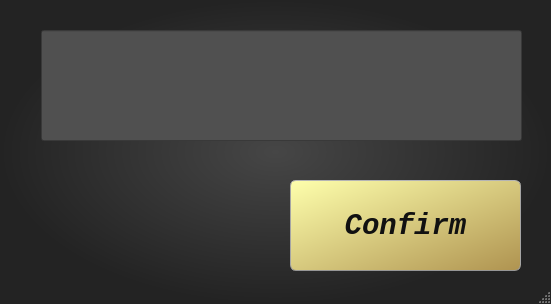
<?xml version="1.0" encoding="UTF-8"?>
<ui version="4.0">
 <class>MainWindow</class>
 <widget class="QMainWindow" name="MainWindow">
  <property name="windowModality">
   <enum>Qt::NonModal</enum>
  </property>
  <property name="geometry">
   <rect>
    <x>0</x>
    <y>0</y>
    <width>551</width>
    <height>304</height>
   </rect>
  </property>
  <property name="palette">
   <palette>
    <active>
     <colorrole role="Button">
      <brush brushstyle="RadialGradientPattern">
       <gradient centralx="0.500000000000000" centraly="0.500000000000000" focalx="0.500000000000000" focaly="0.500000000000000" radius="0.500000000000000" type="RadialGradient" spread="PadSpread" coordinatemode="ObjectBoundingMode">
        <gradientstop position="0.000000000000000">
         <color alpha="255">
          <red>70</red>
          <green>70</green>
          <blue>70</blue>
         </color>
        </gradientstop>
        <gradientstop position="1.000000000000000">
         <color alpha="255">
          <red>35</red>
          <green>35</green>
          <blue>35</blue>
         </color>
        </gradientstop>
       </gradient>
      </brush>
     </colorrole>
     <colorrole role="Base">
      <brush brushstyle="RadialGradientPattern">
       <gradient centralx="0.500000000000000" centraly="0.500000000000000" focalx="0.500000000000000" focaly="0.500000000000000" radius="0.500000000000000" type="RadialGradient" spread="PadSpread" coordinatemode="ObjectBoundingMode">
        <gradientstop position="0.000000000000000">
         <color alpha="255">
          <red>70</red>
          <green>70</green>
          <blue>70</blue>
         </color>
        </gradientstop>
        <gradientstop position="1.000000000000000">
         <color alpha="255">
          <red>35</red>
          <green>35</green>
          <blue>35</blue>
         </color>
        </gradientstop>
       </gradient>
      </brush>
     </colorrole>
     <colorrole role="Window">
      <brush brushstyle="RadialGradientPattern">
       <gradient centralx="0.500000000000000" centraly="0.500000000000000" focalx="0.500000000000000" focaly="0.500000000000000" radius="0.500000000000000" type="RadialGradient" spread="PadSpread" coordinatemode="ObjectBoundingMode">
        <gradientstop position="0.000000000000000">
         <color alpha="255">
          <red>70</red>
          <green>70</green>
          <blue>70</blue>
         </color>
        </gradientstop>
        <gradientstop position="1.000000000000000">
         <color alpha="255">
          <red>35</red>
          <green>35</green>
          <blue>35</blue>
         </color>
        </gradientstop>
       </gradient>
      </brush>
     </colorrole>
    </active>
    <inactive>
     <colorrole role="Button">
      <brush brushstyle="RadialGradientPattern">
       <gradient centralx="0.500000000000000" centraly="0.500000000000000" focalx="0.500000000000000" focaly="0.500000000000000" radius="0.500000000000000" type="RadialGradient" spread="PadSpread" coordinatemode="ObjectBoundingMode">
        <gradientstop position="0.000000000000000">
         <color alpha="255">
          <red>70</red>
          <green>70</green>
          <blue>70</blue>
         </color>
        </gradientstop>
        <gradientstop position="1.000000000000000">
         <color alpha="255">
          <red>35</red>
          <green>35</green>
          <blue>35</blue>
         </color>
        </gradientstop>
       </gradient>
      </brush>
     </colorrole>
     <colorrole role="Base">
      <brush brushstyle="RadialGradientPattern">
       <gradient centralx="0.500000000000000" centraly="0.500000000000000" focalx="0.500000000000000" focaly="0.500000000000000" radius="0.500000000000000" type="RadialGradient" spread="PadSpread" coordinatemode="ObjectBoundingMode">
        <gradientstop position="0.000000000000000">
         <color alpha="255">
          <red>70</red>
          <green>70</green>
          <blue>70</blue>
         </color>
        </gradientstop>
        <gradientstop position="1.000000000000000">
         <color alpha="255">
          <red>35</red>
          <green>35</green>
          <blue>35</blue>
         </color>
        </gradientstop>
       </gradient>
      </brush>
     </colorrole>
     <colorrole role="Window">
      <brush brushstyle="RadialGradientPattern">
       <gradient centralx="0.500000000000000" centraly="0.500000000000000" focalx="0.500000000000000" focaly="0.500000000000000" radius="0.500000000000000" type="RadialGradient" spread="PadSpread" coordinatemode="ObjectBoundingMode">
        <gradientstop position="0.000000000000000">
         <color alpha="255">
          <red>70</red>
          <green>70</green>
          <blue>70</blue>
         </color>
        </gradientstop>
        <gradientstop position="1.000000000000000">
         <color alpha="255">
          <red>35</red>
          <green>35</green>
          <blue>35</blue>
         </color>
        </gradientstop>
       </gradient>
      </brush>
     </colorrole>
    </inactive>
    <disabled>
     <colorrole role="Button">
      <brush brushstyle="RadialGradientPattern">
       <gradient centralx="0.500000000000000" centraly="0.500000000000000" focalx="0.500000000000000" focaly="0.500000000000000" radius="0.500000000000000" type="RadialGradient" spread="PadSpread" coordinatemode="ObjectBoundingMode">
        <gradientstop position="0.000000000000000">
         <color alpha="255">
          <red>70</red>
          <green>70</green>
          <blue>70</blue>
         </color>
        </gradientstop>
        <gradientstop position="1.000000000000000">
         <color alpha="255">
          <red>35</red>
          <green>35</green>
          <blue>35</blue>
         </color>
        </gradientstop>
       </gradient>
      </brush>
     </colorrole>
     <colorrole role="Base">
      <brush brushstyle="RadialGradientPattern">
       <gradient centralx="0.500000000000000" centraly="0.500000000000000" focalx="0.500000000000000" focaly="0.500000000000000" radius="0.500000000000000" type="RadialGradient" spread="PadSpread" coordinatemode="ObjectBoundingMode">
        <gradientstop position="0.000000000000000">
         <color alpha="255">
          <red>70</red>
          <green>70</green>
          <blue>70</blue>
         </color>
        </gradientstop>
        <gradientstop position="1.000000000000000">
         <color alpha="255">
          <red>35</red>
          <green>35</green>
          <blue>35</blue>
         </color>
        </gradientstop>
       </gradient>
      </brush>
     </colorrole>
     <colorrole role="Window">
      <brush brushstyle="RadialGradientPattern">
       <gradient centralx="0.500000000000000" centraly="0.500000000000000" focalx="0.500000000000000" focaly="0.500000000000000" radius="0.500000000000000" type="RadialGradient" spread="PadSpread" coordinatemode="ObjectBoundingMode">
        <gradientstop position="0.000000000000000">
         <color alpha="255">
          <red>70</red>
          <green>70</green>
          <blue>70</blue>
         </color>
        </gradientstop>
        <gradientstop position="1.000000000000000">
         <color alpha="255">
          <red>35</red>
          <green>35</green>
          <blue>35</blue>
         </color>
        </gradientstop>
       </gradient>
      </brush>
     </colorrole>
    </disabled>
   </palette>
  </property>
  <property name="windowTitle">
   <string>MainWindow</string>
  </property>
  <property name="windowOpacity">
   <double>1.900000000000000</double>
  </property>
  <property name="autoFillBackground">
   <bool>false</bool>
  </property>
  <property name="styleSheet">
   <string notr="true">/*
Ubuntu Style Sheet for QT Applications
Author: Jaime A. Quiroga P.
Company: GTRONICK
Last updated: 01/10/2021 (dd/mm/yyyy), 15:18.
Available at: https://github.com/GTRONICK/QSS/blob/master/Ubuntu.qss
*/
QMainWindow {
	
	
	background-color: qradialgradient(spread:pad, cx:0.5, cy:0.5, radius:0.5, fx:0.5, fy:0.5, stop:0 rgba(70,70,70, 255), stop:1 rgba(35,35,35, 255));
}
QCheckBox {
	padding:2px;
}
QCheckBox:hover {
	border:1px solid rgb(255,150,60);
	border-radius:4px;
	padding: 1px;
	background-color:qlineargradient(spread:pad, x1:0.5, y1:1, x2:0.5, y2:0, stop:0 rgba(190, 90, 50, 50), stop:1 rgba(250, 130, 40, 50));
}
QCheckBox::indicator:checked {
	border:1px solid rgb(246, 134, 86);
	border-radius:4px;
  	background-color:rgb(246, 134, 86)
}
QCheckBox::indicator:unchecked {
	border-width:1px solid rgb(246, 134, 86);
	border-radius:4px;
  	background-color:rgb(255,255,255);
}
QColorDialog {
	background-color:#f0f0f0;
}
QComboBox {
	color:rgb(81,72,65);
	background: #ffffff;
}
QComboBox:editable {
	selection-color:rgb(81,72,65);
	selection-background-color: #ffffff;
}
QComboBox QAbstractItemView {
	selection-color: #ffffff;
	selection-background-color: rgb(246, 134, 86);
}
QComboBox:!editable:on, QComboBox::drop-down:editable:on {
	color:  #1e1d23;	
}
QDateTimeEdit, QDateEdit, QDoubleSpinBox, QFontComboBox {
	color:rgb(81,72,65);
	background-color: #ffffff;
}

QDialog {
	background-color:#f0f0f0;
}

QLabel,QLineEdit {
	color:rgb(17,17,17);
}
QLineEdit {
	background-color:rgb(255,255,255);
	selection-background-color:rgb(236,116,64);
}
QMenuBar {
	color:rgb(223,219,210);
	background-color:rgb(65,64,59);
}
QMenuBar::item {
	padding-top:4px;
	padding-left:4px;
	padding-right:4px;
	color:rgb(223,219,210);
	background-color:rgb(65,64,59);
}
QMenuBar::item:selected {
	color:rgb(255,255,255);
	padding-top:2px;
	padding-left:2px;
	padding-right:2px;
	border-top-width:2px;
	border-left-width:2px;
	border-right-width:2px;
	border-top-right-radius:4px;
	border-top-left-radius:4px;
	border-style:solid;
	background-color:rgb(65,64,59);
	border-top-color: rgb(47,47,44);
	border-right-color: qlineargradient(spread:pad, x1:0, y1:1, x2:1, y2:0, stop:0 rgba(90, 87, 78, 255), stop:1 rgba(47,47,44, 255));
	border-left-color:  qlineargradient(spread:pad, x1:1, y1:0, x2:0, y2:0, stop:0 rgba(90, 87, 78, 255), stop:1 rgba(47,47,44, 255));
}
QMenu {
	color:rgb(223,219,210);
	background-color:rgb(65,64,59);
}
QMenu::item {
	color:rgb(223,219,210);
	padding:4px 10px 4px 20px;
}
QMenu::item:selected {
	color:rgb(255,255,255);
	background-color: qlineargradient(spread:pad, x1:0.5, y1:1, x2:0.5, y2:0, stop:0 rgba(225, 108, 54, 255), stop:1 rgba(246, 134, 86, 255));
	border-style:solid;
	border-width:3px;
	padding:4px 7px 4px 17px;
	border-bottom-color:qlineargradient(spread:pad, x1:0.5, y1:1, x2:0.5, y2:0, stop:0 rgba(175,85,48,255), stop:1 rgba(236,114,67, 255));
	border-top-color:qlineargradient(spread:pad, x1:0.5, y1:1, x2:0.5, y2:0, stop:0 rgba(253,156,113,255), stop:1 rgba(205,90,46, 255));
	border-right-color:qlineargradient(spread:pad, x1:0, y1:0.5, x2:1, y2:0.5, stop:0 rgba(253,156,113,255), stop:1 rgba(205,90,46, 255));
	border-left-color:qlineargradient(spread:pad, x1:1, y1:0.5, x2:0, y2:0.5, stop:0 rgba(253,156,113,255), stop:1 rgba(205,90,46, 255));
}
QPlainTextEdit {
	border: 1px solid transparent;
	color:rgb(17,17,17);
	selection-background-color:rgb(236,116,64);
    background-color: #FFFFFF;
}
QProgressBar {
	text-align: center;
	color: rgb(0, 0, 0);
	border: 1px inset rgb(150,150,150); 
	border-radius: 10px;
	background-color:rgb(221,221,219);
}
QProgressBar::chunk:horizontal {
	background-color: qlineargradient(spread:pad, x1:0.5, y1:1, x2:0.5, y2:0, stop:0 rgba(225, 108, 54, 255), stop:1 rgba(246, 134, 86, 255));
	border:1px solid;
	border-radius:8px;
	border-bottom-color:qlineargradient(spread:pad, x1:0.5, y1:1, x2:0.5, y2:0, stop:0 rgba(175,85,48,255), stop:1 rgba(236,114,67, 255));
	border-top-color:qlineargradient(spread:pad, x1:0.5, y1:1, x2:0.5, y2:0, stop:0 rgba(253,156,113,255), stop:1 rgba(205,90,46, 255));
	border-right-color:qlineargradient(spread:pad, x1:0, y1:0.5, x2:1, y2:0.5, stop:0 rgba(253,156,113,255), stop:1 rgba(205,90,46, 255));
	border-left-color:qlineargradient(spread:pad, x1:1, y1:0.5, x2:0, y2:0.5, stop:0 rgba(253,156,113,255), stop:1 rgba(205,90,46, 255));
}
QPushButton{
	color:rgb(17,17,17);
	border-width: 1px;
	border-radius: 6px;
	border-bottom-color: rgb(150,150,150);
	border-right-color: rgb(165,165,165);
	border-left-color: rgb(165,165,165);
	border-top-color: rgb(180,180,180);
	border-style: solid;
	padding: 4px;
	
	background-color: qlineargradient(spread:pad, x1:0, y1:0, x2:1, y2:0, stop:0 rgba(255, 178, 102, 255), stop:0.55 rgba(235, 148, 61, 255), stop:0.98 rgba(0, 0, 0, 255), stop:1 rgba(0, 0, 0, 0));
}
QPushButton:hover{
	color:rgb(17,17,17);
	border-width: 1px;
	border-radius:6px;
	border-top-color: rgb(255,150,60);
	border-right-color: qlineargradient(spread:pad, x1:0, y1:1, x2:1, y2:0, stop:0 rgba(200, 70, 20, 255), stop:1 rgba(255,150,60, 255));
	border-left-color:  qlineargradient(spread:pad, x1:1, y1:0, x2:0, y2:0, stop:0 rgba(200, 70, 20, 255), stop:1 rgba(255,150,60, 255));
	border-bottom-color: rgb(200,70,20);
	border-style: solid;
	padding: 2px;
	background-color: qlineargradient(spread:pad, x1:0.5, y1:1, x2:0.5, y2:0, stop:0 rgba(220, 220, 220, 255), stop:1 rgba(255, 255, 255, 255));
}
QPushButton:default{
	color:rgb(17,17,17);
	border-width: 1px;
	border-radius:6px;
	border-top-color: rgb(255,150,60);
	border-right-color: qlineargradient(spread:pad, x1:0, y1:1, x2:1, y2:0, stop:0 rgba(200, 70, 20, 255), stop:1 rgba(255,150,60, 255));
	border-left-color:  qlineargradient(spread:pad, x1:1, y1:0, x2:0, y2:0, stop:0 rgba(200, 70, 20, 255), stop:1 rgba(255,150,60, 255));
	border-bottom-color: rgb(200,70,20);
	border-style: solid;
	padding: 2px;
	background-color: qlineargradient(spread:pad, x1:0.5, y1:1, x2:0.5, y2:0, stop:0 rgba(220, 220, 220, 255), stop:1 rgba(255, 255, 255, 255));
}
QPushButton:pressed{
	color:rgb(17,17,17);
	border-width: 1px;
	border-radius: 6px;
	border-width: 1px;
	border-top-color: rgba(255,150,60,200);
	border-right-color: qlineargradient(spread:pad, x1:0, y1:1, x2:1, y2:0, stop:0 rgba(200, 70, 20, 255), stop:1 rgba(255,150,60, 200));
	border-left-color:  qlineargradient(spread:pad, x1:1, y1:0, x2:0, y2:0, stop:0 rgba(200, 70, 20, 255), stop:1 rgba(255,150,60, 200));
	border-bottom-color: rgba(200,70,20,200);
	border-style: solid;
	padding: 2px;
	background-color: qlineargradient(spread:pad, x1:0.5, y1:0, x2:0.5, y2:1, stop:0 rgba(220, 220, 220, 255), stop:1 rgba(255, 255, 255, 255));
}
QPushButton:disabled{
	color:rgb(174,167,159);
	border-width: 1px;
	border-radius: 6px;
	background-color: qlineargradient(spread:pad, x1:0.5, y1:1, x2:0.5, y2:0, stop:0 rgba(200, 200, 200, 255), stop:1 rgba(230, 230, 230, 255));
}
QRadioButton {
	padding: 1px;
}
QRadioButton::indicator:checked {
	height: 10px;
	width: 10px;
	border-style:solid;
	border-radius:5px;
	border-width: 1px;
	border-color: rgba(246, 134, 86, 255);
	color: #a9b7c6;
	background-color:rgba(246, 134, 86, 255);
}
QRadioButton::indicator:!checked {
	height: 10px;
	width: 10px;
	border-style:solid;
	border-radius:5px;
	border-width: 1px;
	border-color: rgb(246, 134, 86);
	color: #a9b7c6;
	background-color: transparent;
}
QScrollArea {
	color: white;
	background-color:#f0f0f0;
}
QSlider::groove {
	border-style: solid;
	border-width: 1px;
	border-color: rgb(207,207,207);
}
QSlider::groove:horizontal {
	height: 5px;
	background: rgb(246, 134, 86);
}
QSlider::groove:vertical {
	width: 5px;
	background: rgb(246, 134, 86);
}
QSlider::handle:horizontal {
	background: rgb(253,253,253);
	border-style: solid;
	border-width: 1px;
	border-color: rgb(207,207,207);
	width: 12px;
	margin: -5px 0;
	border-radius: 7px;
}
QSlider::handle:vertical {
	background: rgb(253,253,253);
	border-style: solid;
	border-width: 1px;
	border-color: rgb(207,207,207);
	height: 12px;
	margin: 0 -5px;
	border-radius: 7px;
}
QSlider::add-page:horizontal, QSlider::add-page:vertical {
 	background: white;
}
QSlider::sub-page:horizontal, QSlider::sub-page:vertical {
	background: rgb(246, 134, 86);
}
QStatusBar, QSpinBox {
	color:rgb(81,72,65);
}
QSpinBox {
	background-color: #ffffff;
}
QScrollBar:horizontal {
	max-height: 20px;
	border: 1px transparent;
	margin: 0px 20px 0px 20px;
}
QScrollBar::handle:horizontal {
	background: rgb(253,253,253);
	border: 1px solid rgb(207,207,207);
	border-radius: 7px;
	min-width: 25px;
}
QScrollBar::handle:horizontal:hover {
	background: rgb(253,253,253);
	border: 1px solid rgb(255,150,60);
	border-radius: 7px;
	min-width: 25px;
}
QScrollBar::add-line:horizontal {
  	border: 1px solid rgb(207,207,207);
  	border-top-right-radius: 7px;
  	border-top-left-radius: 7px;
  	border-bottom-right-radius: 7px;
  	background: rgb(255, 255, 255);
  	width: 20px;
  	subcontrol-position: right;
  	subcontrol-origin: margin;
}
QScrollBar::add-line:horizontal:hover {
  	border: 1px solid rgb(255,150,60);
  	border-top-right-radius: 7px;
  	border-top-left-radius: 7px;
  	border-bottom-right-radius: 7px;
  	background: rgb(255, 255, 255);
  	width: 20px;
  	subcontrol-position: right;
  	subcontrol-origin: margin;
}
QScrollBar::add-line:horizontal:pressed {
  	border: 1px solid grey;
  	border-top-left-radius: 7px;
  	border-top-right-radius: 7px;
  	border-bottom-right-radius: 7px;
  	background: rgb(231,231,231);
  	width: 20px;
  	subcontrol-position: right;
  	subcontrol-origin: margin;
}
QScrollBar::sub-line:horizontal {
  	border: 1px solid rgb(207,207,207);
  	border-top-right-radius: 7px;
  	border-top-left-radius: 7px;
  	border-bottom-left-radius: 7px;
  	background: rgb(255, 255, 255);
  	width: 20px;
  	subcontrol-position: left;
  	subcontrol-origin: margin;
}
QScrollBar::sub-line:horizontal:hover {
  	border: 1px solid rgb(255,150,60);
  	border-top-right-radius: 7px;
  	border-top-left-radius: 7px;
  	border-bottom-left-radius: 7px;
  	background: rgb(255, 255, 255);
  	width: 20px;
  	subcontrol-position: left;
  	subcontrol-origin: margin;
}
QScrollBar::sub-line:horizontal:pressed {
  	border: 1px solid grey;
  	border-top-right-radius: 7px;
  	border-top-left-radius: 7px;
  	border-bottom-left-radius: 7px;
  	background: rgb(231,231,231);
  	width: 20px;
  	subcontrol-position: left;
  	subcontrol-origin: margin;
}
QScrollBar::left-arrow:horizontal {
  	border: 1px transparent grey;
  	border-top-left-radius: 3px;
  	border-bottom-left-radius: 3px;
  	width: 6px;
  	height: 6px;
  	background: rgb(230,230,230);
}
QScrollBar::right-arrow:horizontal {
	border: 1px transparent grey;
	border-top-right-radius: 3px;
	border-bottom-right-radius: 3px;
  	width: 6px;
  	height: 6px;
 	background: rgb(230,230,230);
}
QScrollBar::add-page:horizontal, QScrollBar::sub-page:horizontal {
 	background: none;
} 
QScrollBar:vertical {
	max-width: 20px;
	border: 1px transparent grey;
	margin: 20px 0px 20px 0px;
}
QScrollBar::add-line:vertical {
	border: 1px solid;
	border-color: rgb(207,207,207);
	border-bottom-right-radius: 7px;
	border-bottom-left-radius: 7px;
	border-top-left-radius: 7px;
	background: rgb(255, 255, 255);
  	height: 20px;
  	subcontrol-position: bottom;
  	subcontrol-origin: margin;
}
QScrollBar::add-line:vertical:hover {
  	border: 1px solid;
  	border-color: rgb(255,150,60);
  	border-bottom-right-radius: 7px;
  	border-bottom-left-radius: 7px;
  	border-top-left-radius: 7px;
  	background: rgb(255, 255, 255);
  	height: 20px;
  	subcontrol-position: bottom;
  	subcontrol-origin: margin;
}
QScrollBar::add-line:vertical:pressed {
  	border: 1px solid grey;
  	border-bottom-left-radius: 7px;
  	border-bottom-right-radius: 7px;
  	border-top-left-radius: 7px;
  	background: rgb(231,231,231);
  	height: 20px;
  	subcontrol-position: bottom;
  	subcontrol-origin: margin;
}
QScrollBar::sub-line:vertical {
  	border: 1px solid rgb(207,207,207);
  	border-top-right-radius: 7px;
  	border-top-left-radius: 7px;
  	border-bottom-left-radius: 7px;
  	background: rgb(255, 255, 255);
  	height: 20px;
  	subcontrol-position: top;
  	subcontrol-origin: margin;
}
QScrollBar::sub-line:vertical:hover {
  	border: 1px solid rgb(255,150,60);
  	border-top-right-radius: 7px;
  	border-top-left-radius: 7px;
  	border-bottom-left-radius: 7px;
	background: rgb(255, 255, 255);
  	height: 20px;
  	subcontrol-position: top;
  	subcontrol-origin: margin;
}
QScrollBar::sub-line:vertical:pressed {
  	border: 1px solid grey;
  	border-top-left-radius: 7px;
  	border-top-right-radius: 7px;
  	background: rgb(231,231,231);
 	height: 20px;
  	subcontrol-position: top;
  	subcontrol-origin: margin;
}
QScrollBar::handle:vertical {
	background: rgb(253,253,253);
	border: 1px solid rgb(207,207,207);
	border-radius: 7px;
	min-height: 25px;
}
QScrollBar::handle:vertical:hover {
	background: rgb(253,253,253);
	border: 1px solid rgb(255,150,60);
	border-radius: 7px;
	min-height: 25px;
}
QScrollBar::up-arrow:vertical {
	border: 1px transparent grey;
  	border-top-left-radius: 3px;
	border-top-right-radius: 3px;
  	width: 6px;
  	height: 6px;
  	background: rgb(230,230,230);
}
QScrollBar::down-arrow:vertical {
  	border: 1px transparent grey;
  	border-bottom-left-radius: 3px;
  	border-bottom-right-radius: 3px;
  	width: 6px;
  	height: 6px;
  	background: rgb(230,230,230);
}
QScrollBar::add-page:vertical, QScrollBar::sub-page:vertical {
  	background: none;
}
QTabWidget {
	color:rgb(0,0,0);
	background-color:rgb(247,246,246);
}
QTabWidget::pane {
	border-color: rgb(180,180,180);
	background-color:rgb(247,246,246);
	border-style: solid;
	border-width: 1px;
  	border-radius: 6px;
}
QTabBar::tab {
	padding-left:4px;
	padding-right:4px;
	padding-bottom:2px;
	padding-top:2px;
	color:rgb(81,72,65);
  	background-color: qlineargradient(spread:pad, x1:0.5, y1:1, x2:0.5, y2:0, stop:0 rgba(221,218,217,255), stop:1 rgba(240,239,238,255));
	border-style: solid;
	border-width: 1px;
  	border-top-right-radius:4px;
	border-top-left-radius:4px;
	border-top-color: rgb(180,180,180);
	border-left-color: rgb(180,180,180);
	border-right-color: rgb(180,180,180);
	border-bottom-color: transparent;
}
QTabBar::tab:selected, QTabBar::tab:last:selected, QTabBar::tab:hover {
  	background-color:rgb(247,246,246);
  	margin-left: 0px;
  	margin-right: 1px;
}
QTabBar::tab:!selected {
	margin-top: 1px;
	margin-right: 1px;
}
QTextEdit {
	border-width: 1px;
	border-style: solid;
	border-color:transparent;
	color:rgb(17,17,17);
	selection-background-color:rgb(236,116,64);
}
QTimeEdit, QToolBox, QToolBox::tab, QToolBox::tab:selected {
	color:rgb(81,72,65);
	background-color: #ffffff;
}
</string>
  </property>
  <property name="tabShape">
   <enum>QTabWidget::Triangular</enum>
  </property>
  <widget class="QWidget" name="centralwidget">
   <widget class="QWidget" name="verticalLayoutWidget">
    <property name="geometry">
     <rect>
      <x>41</x>
      <y>30</y>
      <width>481</width>
      <height>111</height>
     </rect>
    </property>
    <layout class="QVBoxLayout" name="verticalLayout">
     <item>
      <widget class="QLineEdit" name="lineEdit">
       <property name="font">
        <font>
         <family>Lucida Bright</family>
         <pointsize>64</pointsize>
        </font>
       </property>
       <property name="styleSheet">
        <string notr="true">background-color: rgb(80, 80,80);
color: rgb(169, 211, 255);</string>
       </property>
      </widget>
     </item>
    </layout>
   </widget>
   <widget class="QPushButton" name="pushButton_4">
    <property name="enabled">
     <bool>true</bool>
    </property>
    <property name="geometry">
     <rect>
      <x>290</x>
      <y>180</y>
      <width>231</width>
      <height>91</height>
     </rect>
    </property>
    <property name="sizePolicy">
     <sizepolicy hsizetype="Minimum" vsizetype="MinimumExpanding">
      <horstretch>0</horstretch>
      <verstretch>0</verstretch>
     </sizepolicy>
    </property>
    <property name="palette">
     <palette>
      <active>
       <colorrole role="WindowText">
        <brush brushstyle="SolidPattern">
         <color alpha="255">
          <red>17</red>
          <green>17</green>
          <blue>17</blue>
         </color>
        </brush>
       </colorrole>
       <colorrole role="Button">
        <brush brushstyle="LinearGradientPattern">
         <gradient startx="0.000000000000000" starty="0.000000000000000" endx="1.000000000000000" endy="1.000000000000000" type="LinearGradient" spread="PadSpread" coordinatemode="ObjectBoundingMode">
          <gradientstop position="0.000000000000000">
           <color alpha="255">
            <red>254</red>
            <green>255</green>
            <blue>172</blue>
           </color>
          </gradientstop>
          <gradientstop position="1.000000000000000">
           <color alpha="255">
            <red>175</red>
            <green>147</green>
            <blue>80</blue>
           </color>
          </gradientstop>
         </gradient>
        </brush>
       </colorrole>
       <colorrole role="Text">
        <brush brushstyle="SolidPattern">
         <color alpha="255">
          <red>17</red>
          <green>17</green>
          <blue>17</blue>
         </color>
        </brush>
       </colorrole>
       <colorrole role="ButtonText">
        <brush brushstyle="SolidPattern">
         <color alpha="255">
          <red>17</red>
          <green>17</green>
          <blue>17</blue>
         </color>
        </brush>
       </colorrole>
       <colorrole role="Base">
        <brush brushstyle="LinearGradientPattern">
         <gradient startx="0.000000000000000" starty="0.000000000000000" endx="1.000000000000000" endy="1.000000000000000" type="LinearGradient" spread="PadSpread" coordinatemode="ObjectBoundingMode">
          <gradientstop position="0.000000000000000">
           <color alpha="255">
            <red>254</red>
            <green>255</green>
            <blue>172</blue>
           </color>
          </gradientstop>
          <gradientstop position="1.000000000000000">
           <color alpha="255">
            <red>175</red>
            <green>147</green>
            <blue>80</blue>
           </color>
          </gradientstop>
         </gradient>
        </brush>
       </colorrole>
       <colorrole role="Window">
        <brush brushstyle="LinearGradientPattern">
         <gradient startx="0.000000000000000" starty="0.000000000000000" endx="1.000000000000000" endy="1.000000000000000" type="LinearGradient" spread="PadSpread" coordinatemode="ObjectBoundingMode">
          <gradientstop position="0.000000000000000">
           <color alpha="255">
            <red>254</red>
            <green>255</green>
            <blue>172</blue>
           </color>
          </gradientstop>
          <gradientstop position="1.000000000000000">
           <color alpha="255">
            <red>175</red>
            <green>147</green>
            <blue>80</blue>
           </color>
          </gradientstop>
         </gradient>
        </brush>
       </colorrole>
      </active>
      <inactive>
       <colorrole role="WindowText">
        <brush brushstyle="SolidPattern">
         <color alpha="255">
          <red>17</red>
          <green>17</green>
          <blue>17</blue>
         </color>
        </brush>
       </colorrole>
       <colorrole role="Button">
        <brush brushstyle="LinearGradientPattern">
         <gradient startx="0.000000000000000" starty="0.000000000000000" endx="1.000000000000000" endy="1.000000000000000" type="LinearGradient" spread="PadSpread" coordinatemode="ObjectBoundingMode">
          <gradientstop position="0.000000000000000">
           <color alpha="255">
            <red>254</red>
            <green>255</green>
            <blue>172</blue>
           </color>
          </gradientstop>
          <gradientstop position="1.000000000000000">
           <color alpha="255">
            <red>175</red>
            <green>147</green>
            <blue>80</blue>
           </color>
          </gradientstop>
         </gradient>
        </brush>
       </colorrole>
       <colorrole role="Text">
        <brush brushstyle="SolidPattern">
         <color alpha="255">
          <red>17</red>
          <green>17</green>
          <blue>17</blue>
         </color>
        </brush>
       </colorrole>
       <colorrole role="ButtonText">
        <brush brushstyle="SolidPattern">
         <color alpha="255">
          <red>17</red>
          <green>17</green>
          <blue>17</blue>
         </color>
        </brush>
       </colorrole>
       <colorrole role="Base">
        <brush brushstyle="LinearGradientPattern">
         <gradient startx="0.000000000000000" starty="0.000000000000000" endx="1.000000000000000" endy="1.000000000000000" type="LinearGradient" spread="PadSpread" coordinatemode="ObjectBoundingMode">
          <gradientstop position="0.000000000000000">
           <color alpha="255">
            <red>254</red>
            <green>255</green>
            <blue>172</blue>
           </color>
          </gradientstop>
          <gradientstop position="1.000000000000000">
           <color alpha="255">
            <red>175</red>
            <green>147</green>
            <blue>80</blue>
           </color>
          </gradientstop>
         </gradient>
        </brush>
       </colorrole>
       <colorrole role="Window">
        <brush brushstyle="LinearGradientPattern">
         <gradient startx="0.000000000000000" starty="0.000000000000000" endx="1.000000000000000" endy="1.000000000000000" type="LinearGradient" spread="PadSpread" coordinatemode="ObjectBoundingMode">
          <gradientstop position="0.000000000000000">
           <color alpha="255">
            <red>254</red>
            <green>255</green>
            <blue>172</blue>
           </color>
          </gradientstop>
          <gradientstop position="1.000000000000000">
           <color alpha="255">
            <red>175</red>
            <green>147</green>
            <blue>80</blue>
           </color>
          </gradientstop>
         </gradient>
        </brush>
       </colorrole>
      </inactive>
      <disabled>
       <colorrole role="WindowText">
        <brush brushstyle="SolidPattern">
         <color alpha="255">
          <red>174</red>
          <green>167</green>
          <blue>159</blue>
         </color>
        </brush>
       </colorrole>
       <colorrole role="Button">
        <brush brushstyle="LinearGradientPattern">
         <gradient startx="0.500000000000000" starty="1.000000000000000" endx="0.500000000000000" endy="0.000000000000000" type="LinearGradient" spread="PadSpread" coordinatemode="ObjectBoundingMode">
          <gradientstop position="0.000000000000000">
           <color alpha="255">
            <red>200</red>
            <green>200</green>
            <blue>200</blue>
           </color>
          </gradientstop>
          <gradientstop position="1.000000000000000">
           <color alpha="255">
            <red>230</red>
            <green>230</green>
            <blue>230</blue>
           </color>
          </gradientstop>
         </gradient>
        </brush>
       </colorrole>
       <colorrole role="Text">
        <brush brushstyle="SolidPattern">
         <color alpha="255">
          <red>174</red>
          <green>167</green>
          <blue>159</blue>
         </color>
        </brush>
       </colorrole>
       <colorrole role="ButtonText">
        <brush brushstyle="SolidPattern">
         <color alpha="255">
          <red>174</red>
          <green>167</green>
          <blue>159</blue>
         </color>
        </brush>
       </colorrole>
       <colorrole role="Base">
        <brush brushstyle="LinearGradientPattern">
         <gradient startx="0.500000000000000" starty="1.000000000000000" endx="0.500000000000000" endy="0.000000000000000" type="LinearGradient" spread="PadSpread" coordinatemode="ObjectBoundingMode">
          <gradientstop position="0.000000000000000">
           <color alpha="255">
            <red>200</red>
            <green>200</green>
            <blue>200</blue>
           </color>
          </gradientstop>
          <gradientstop position="1.000000000000000">
           <color alpha="255">
            <red>230</red>
            <green>230</green>
            <blue>230</blue>
           </color>
          </gradientstop>
         </gradient>
        </brush>
       </colorrole>
       <colorrole role="Window">
        <brush brushstyle="LinearGradientPattern">
         <gradient startx="0.500000000000000" starty="1.000000000000000" endx="0.500000000000000" endy="0.000000000000000" type="LinearGradient" spread="PadSpread" coordinatemode="ObjectBoundingMode">
          <gradientstop position="0.000000000000000">
           <color alpha="255">
            <red>200</red>
            <green>200</green>
            <blue>200</blue>
           </color>
          </gradientstop>
          <gradientstop position="1.000000000000000">
           <color alpha="255">
            <red>230</red>
            <green>230</green>
            <blue>230</blue>
           </color>
          </gradientstop>
         </gradient>
        </brush>
       </colorrole>
      </disabled>
     </palette>
    </property>
    <property name="font">
     <font>
      <family>Consolas</family>
      <pointsize>22</pointsize>
      <weight>75</weight>
      <italic>true</italic>
      <bold>true</bold>
     </font>
    </property>
    <property name="cursor">
     <cursorShape>PointingHandCursor</cursorShape>
    </property>
    <property name="mouseTracking">
     <bool>false</bool>
    </property>
    <property name="autoFillBackground">
     <bool>false</bool>
    </property>
    <property name="styleSheet">
     <string notr="true">/*
Ubuntu Style Sheet for QT Applications
Author: Jaime A. Quiroga P.
Company: GTRONICK
Last updated: 01/10/2021 (dd/mm/yyyy), 15:18.
Available at: https://github.com/GTRONICK/QSS/blob/master/Ubuntu.qss
*/
QMainWindow {
	
	background-color: qradialgradient(spread:pad, cx:0.5, cy:0.5, radius:0.5, fx:0.5, fy:0.5, stop:0 rgba(99, 66, 126, 255), stop:0.996212 rgba(0, 0, 46, 255));
}
QCheckBox {
	padding:2px;
}
QCheckBox:hover {
	border:1px solid rgb(255,150,60);
	border-radius:4px;
	padding: 1px;
	background-color:qlineargradient(spread:pad, x1:0.5, y1:1, x2:0.5, y2:0, stop:0 rgba(190, 90, 50, 50), stop:1 rgba(250, 130, 40, 50));
}
QCheckBox::indicator:checked {
	border:1px solid rgb(246, 134, 86);
	border-radius:4px;
  	background-color:rgb(246, 134, 86)
}
QCheckBox::indicator:unchecked {
	border-width:1px solid rgb(246, 134, 86);
	border-radius:4px;
  	background-color:rgb(255,255,255);
}
QColorDialog {
	background-color:#f0f0f0;
}
QComboBox {
	color:rgb(81,72,65);
	background: #ffffff;
}
QComboBox:editable {
	selection-color:rgb(81,72,65);
	selection-background-color: #ffffff;
}
QComboBox QAbstractItemView {
	selection-color: #ffffff;
	selection-background-color: rgb(246, 134, 86);
}
QComboBox:!editable:on, QComboBox::drop-down:editable:on {
	color:  #1e1d23;	
}
QDateTimeEdit, QDateEdit, QDoubleSpinBox, QFontComboBox {
	color:rgb(81,72,65);
	background-color: #ffffff;
}

QDialog {
	background-color:#f0f0f0;
}

QLabel,QLineEdit {
	color:rgb(17,17,17);
}
QLineEdit {
	background-color:rgb(255,255,255);
	selection-background-color:rgb(236,116,64);
}
QMenuBar {
	color:rgb(223,219,210);
	background-color:rgb(65,64,59);
}
QMenuBar::item {
	padding-top:4px;
	padding-left:4px;
	padding-right:4px;
	color:rgb(223,219,210);
	background-color:rgb(65,64,59);
}
QMenuBar::item:selected {
	color:rgb(255,255,255);
	padding-top:2px;
	padding-left:2px;
	padding-right:2px;
	border-top-width:2px;
	border-left-width:2px;
	border-right-width:2px;
	border-top-right-radius:4px;
	border-top-left-radius:4px;
	border-style:solid;
	background-color:rgb(65,64,59);
	border-top-color: rgb(47,47,44);
	border-right-color: qlineargradient(spread:pad, x1:0, y1:1, x2:1, y2:0, stop:0 rgba(90, 87, 78, 255), stop:1 rgba(47,47,44, 255));
	border-left-color:  qlineargradient(spread:pad, x1:1, y1:0, x2:0, y2:0, stop:0 rgba(90, 87, 78, 255), stop:1 rgba(47,47,44, 255));
}
QMenu {
	color:rgb(223,219,210);
	background-color:rgb(65,64,59);
}
QMenu::item {
	color:rgb(223,219,210);
	padding:4px 10px 4px 20px;
}
QMenu::item:selected {
	color:rgb(255,255,255);
	background-color: qlineargradient(spread:pad, x1:0.5, y1:1, x2:0.5, y2:0, stop:0 rgba(225, 108, 54, 255), stop:1 rgba(246, 134, 86, 255));
	border-style:solid;
	border-width:3px;
	padding:4px 7px 4px 17px;
	border-bottom-color:qlineargradient(spread:pad, x1:0.5, y1:1, x2:0.5, y2:0, stop:0 rgba(175,85,48,255), stop:1 rgba(236,114,67, 255));
	border-top-color:qlineargradient(spread:pad, x1:0.5, y1:1, x2:0.5, y2:0, stop:0 rgba(253,156,113,255), stop:1 rgba(205,90,46, 255));
	border-right-color:qlineargradient(spread:pad, x1:0, y1:0.5, x2:1, y2:0.5, stop:0 rgba(253,156,113,255), stop:1 rgba(205,90,46, 255));
	border-left-color:qlineargradient(spread:pad, x1:1, y1:0.5, x2:0, y2:0.5, stop:0 rgba(253,156,113,255), stop:1 rgba(205,90,46, 255));
}
QPlainTextEdit {
	border: 1px solid transparent;
	color:rgb(17,17,17);
	selection-background-color:rgb(236,116,64);
    background-color: #FFFFFF;
}
QProgressBar {
	text-align: center;
	color: rgb(0, 0, 0);
	border: 1px inset rgb(150,150,150); 
	border-radius: 10px;
	background-color:rgb(221,221,219);
}
QProgressBar::chunk:horizontal {
	background-color: qlineargradient(spread:pad, x1:0.5, y1:1, x2:0.5, y2:0, stop:0 rgba(225, 108, 54, 255), stop:1 rgba(246, 134, 86, 255));
	border:1px solid;
	border-radius:8px;
	border-bottom-color:qlineargradient(spread:pad, x1:0.5, y1:1, x2:0.5, y2:0, stop:0 rgba(175,85,48,255), stop:1 rgba(236,114,67, 255));
	border-top-color:qlineargradient(spread:pad, x1:0.5, y1:1, x2:0.5, y2:0, stop:0 rgba(253,156,113,255), stop:1 rgba(205,90,46, 255));
	border-right-color:qlineargradient(spread:pad, x1:0, y1:0.5, x2:1, y2:0.5, stop:0 rgba(253,156,113,255), stop:1 rgba(205,90,46, 255));
	border-left-color:qlineargradient(spread:pad, x1:1, y1:0.5, x2:0, y2:0.5, stop:0 rgba(253,156,113,255), stop:1 rgba(205,90,46, 255));
}
QPushButton{
	color:rgb(17,17,17);
	border-width: 1px;
	border-radius: 6px;
	border-bottom-color: rgb(150,150,150);
	border-right-color: rgb(165,165,165);
	border-left-color: rgb(165,165,165);
	border-top-color: rgb(180,180,180);
	border-style: solid;
	padding: 4px;
	
	background-color: qlineargradient(spread:pad, x1:0, y1:0, x2:1, y2:1, stop:0 rgba(254, 255, 172, 255), stop:1 rgba(175, 147, 80, 255));
}
QPushButton:hover{
	color:rgb(17,17,17);
	border-width: 1px;
	border-radius:6px;
	border-top-color: rgb(255,150,60);
	border-right-color: qlineargradient(spread:pad, x1:0, y1:1, x2:1, y2:0, stop:0 rgba(200, 70, 20, 255), stop:1 rgba(255,150,60, 255));
	border-left-color:  qlineargradient(spread:pad, x1:1, y1:0, x2:0, y2:0, stop:0 rgba(200, 70, 20, 255), stop:1 rgba(255,150,60, 255));
	border-bottom-color: rgb(200,70,20);
	border-style: solid;
	padding: 2px;
	background-color: qlineargradient(spread:pad, x1:0.5, y1:1, x2:0.5, y2:0, stop:0 rgba(220, 220, 220, 255), stop:1 rgba(255, 255, 255, 255));
}
QPushButton:default{
	color:rgb(17,17,17);
	border-width: 1px;
	border-radius:6px;
	border-top-color: rgb(255,150,60);
	border-right-color: qlineargradient(spread:pad, x1:0, y1:1, x2:1, y2:0, stop:0 rgba(200, 70, 20, 255), stop:1 rgba(255,150,60, 255));
	border-left-color:  qlineargradient(spread:pad, x1:1, y1:0, x2:0, y2:0, stop:0 rgba(200, 70, 20, 255), stop:1 rgba(255,150,60, 255));
	border-bottom-color: rgb(200,70,20);
	border-style: solid;
	padding: 2px;
	background-color: qlineargradient(spread:pad, x1:0, y1:0, x2:1, y2:1, stop:0 rgba(254, 255, 172, 255), stop:1 rgba(175, 147, 80, 255));
}
QPushButton:pressed{
	color:rgb(17,17,17);
	border-width: 1px;
	border-radius: 6px;
	border-width: 1px;
	border-top-color: rgba(255,150,60,200);
	border-right-color: qlineargradient(spread:pad, x1:0, y1:1, x2:1, y2:0, stop:0 rgba(200, 70, 20, 255), stop:1 rgba(255,150,60, 200));
	border-left-color:  qlineargradient(spread:pad, x1:1, y1:0, x2:0, y2:0, stop:0 rgba(200, 70, 20, 255), stop:1 rgba(255,150,60, 200));
	border-bottom-color: rgba(200,70,20,200);
	border-style: solid;
	padding: 2px;
	background-color: qlineargradient(spread:pad, x1:0.5, y1:0, x2:0.5, y2:1, stop:0 rgba(220, 220, 220, 255), stop:1 rgba(255, 255, 255, 255));
}
QPushButton:disabled{
	color:rgb(174,167,159);
	border-width: 1px;
	border-radius: 6px;
	background-color: qlineargradient(spread:pad, x1:0.5, y1:1, x2:0.5, y2:0, stop:0 rgba(200, 200, 200, 255), stop:1 rgba(230, 230, 230, 255));
}
QRadioButton {
	padding: 1px;
}
QRadioButton::indicator:checked {
	height: 10px;
	width: 10px;
	border-style:solid;
	border-radius:5px;
	border-width: 1px;
	border-color: rgba(246, 134, 86, 255);
	color: #a9b7c6;
	background-color:rgba(246, 134, 86, 255);
}
QRadioButton::indicator:!checked {
	height: 10px;
	width: 10px;
	border-style:solid;
	border-radius:5px;
	border-width: 1px;
	border-color: rgb(246, 134, 86);
	color: #a9b7c6;
	background-color: transparent;
}
QScrollArea {
	color: white;
	background-color:#f0f0f0;
}
QSlider::groove {
	border-style: solid;
	border-width: 1px;
	border-color: rgb(207,207,207);
}
QSlider::groove:horizontal {
	height: 5px;
	background: rgb(246, 134, 86);
}
QSlider::groove:vertical {
	width: 5px;
	background: rgb(246, 134, 86);
}
QSlider::handle:horizontal {
	background: rgb(253,253,253);
	border-style: solid;
	border-width: 1px;
	border-color: rgb(207,207,207);
	width: 12px;
	margin: -5px 0;
	border-radius: 7px;
}
QSlider::handle:vertical {
	background: rgb(253,253,253);
	border-style: solid;
	border-width: 1px;
	border-color: rgb(207,207,207);
	height: 12px;
	margin: 0 -5px;
	border-radius: 7px;
}
QSlider::add-page:horizontal, QSlider::add-page:vertical {
 	background: white;
}
QSlider::sub-page:horizontal, QSlider::sub-page:vertical {
	background: rgb(246, 134, 86);
}
QStatusBar, QSpinBox {
	color:rgb(81,72,65);
}
QSpinBox {
	background-color: #ffffff;
}
QScrollBar:horizontal {
	max-height: 20px;
	border: 1px transparent;
	margin: 0px 20px 0px 20px;
}
QScrollBar::handle:horizontal {
	background: rgb(253,253,253);
	border: 1px solid rgb(207,207,207);
	border-radius: 7px;
	min-width: 25px;
}
QScrollBar::handle:horizontal:hover {
	background: rgb(253,253,253);
	border: 1px solid rgb(255,150,60);
	border-radius: 7px;
	min-width: 25px;
}
QScrollBar::add-line:horizontal {
  	border: 1px solid rgb(207,207,207);
  	border-top-right-radius: 7px;
  	border-top-left-radius: 7px;
  	border-bottom-right-radius: 7px;
  	background: rgb(255, 255, 255);
  	width: 20px;
  	subcontrol-position: right;
  	subcontrol-origin: margin;
}
QScrollBar::add-line:horizontal:hover {
  	border: 1px solid rgb(255,150,60);
  	border-top-right-radius: 7px;
  	border-top-left-radius: 7px;
  	border-bottom-right-radius: 7px;
  	background: rgb(255, 255, 255);
  	width: 20px;
  	subcontrol-position: right;
  	subcontrol-origin: margin;
}
QScrollBar::add-line:horizontal:pressed {
  	border: 1px solid grey;
  	border-top-left-radius: 7px;
  	border-top-right-radius: 7px;
  	border-bottom-right-radius: 7px;
  	background: rgb(231,231,231);
  	width: 20px;
  	subcontrol-position: right;
  	subcontrol-origin: margin;
}
QScrollBar::sub-line:horizontal {
  	border: 1px solid rgb(207,207,207);
  	border-top-right-radius: 7px;
  	border-top-left-radius: 7px;
  	border-bottom-left-radius: 7px;
  	background: rgb(255, 255, 255);
  	width: 20px;
  	subcontrol-position: left;
  	subcontrol-origin: margin;
}
QScrollBar::sub-line:horizontal:hover {
  	border: 1px solid rgb(255,150,60);
  	border-top-right-radius: 7px;
  	border-top-left-radius: 7px;
  	border-bottom-left-radius: 7px;
  	background: rgb(255, 255, 255);
  	width: 20px;
  	subcontrol-position: left;
  	subcontrol-origin: margin;
}
QScrollBar::sub-line:horizontal:pressed {
  	border: 1px solid grey;
  	border-top-right-radius: 7px;
  	border-top-left-radius: 7px;
  	border-bottom-left-radius: 7px;
  	background: rgb(231,231,231);
  	width: 20px;
  	subcontrol-position: left;
  	subcontrol-origin: margin;
}
QScrollBar::left-arrow:horizontal {
  	border: 1px transparent grey;
  	border-top-left-radius: 3px;
  	border-bottom-left-radius: 3px;
  	width: 6px;
  	height: 6px;
  	background: rgb(230,230,230);
}
QScrollBar::right-arrow:horizontal {
	border: 1px transparent grey;
	border-top-right-radius: 3px;
	border-bottom-right-radius: 3px;
  	width: 6px;
  	height: 6px;
 	background: rgb(230,230,230);
}
QScrollBar::add-page:horizontal, QScrollBar::sub-page:horizontal {
 	background: none;
} 
QScrollBar:vertical {
	max-width: 20px;
	border: 1px transparent grey;
	margin: 20px 0px 20px 0px;
}
QScrollBar::add-line:vertical {
	border: 1px solid;
	border-color: rgb(207,207,207);
	border-bottom-right-radius: 7px;
	border-bottom-left-radius: 7px;
	border-top-left-radius: 7px;
	background: rgb(255, 255, 255);
  	height: 20px;
  	subcontrol-position: bottom;
  	subcontrol-origin: margin;
}
QScrollBar::add-line:vertical:hover {
  	border: 1px solid;
  	border-color: rgb(255,150,60);
  	border-bottom-right-radius: 7px;
  	border-bottom-left-radius: 7px;
  	border-top-left-radius: 7px;
  	background: rgb(255, 255, 255);
  	height: 20px;
  	subcontrol-position: bottom;
  	subcontrol-origin: margin;
}
QScrollBar::add-line:vertical:pressed {
  	border: 1px solid grey;
  	border-bottom-left-radius: 7px;
  	border-bottom-right-radius: 7px;
  	border-top-left-radius: 7px;
  	background: rgb(231,231,231);
  	height: 20px;
  	subcontrol-position: bottom;
  	subcontrol-origin: margin;
}
QScrollBar::sub-line:vertical {
  	border: 1px solid rgb(207,207,207);
  	border-top-right-radius: 7px;
  	border-top-left-radius: 7px;
  	border-bottom-left-radius: 7px;
  	background: rgb(255, 255, 255);
  	height: 20px;
  	subcontrol-position: top;
  	subcontrol-origin: margin;
}
QScrollBar::sub-line:vertical:hover {
  	border: 1px solid rgb(255,150,60);
  	border-top-right-radius: 7px;
  	border-top-left-radius: 7px;
  	border-bottom-left-radius: 7px;
	background: rgb(255, 255, 255);
  	height: 20px;
  	subcontrol-position: top;
  	subcontrol-origin: margin;
}
QScrollBar::sub-line:vertical:pressed {
  	border: 1px solid grey;
  	border-top-left-radius: 7px;
  	border-top-right-radius: 7px;
  	background: rgb(231,231,231);
 	height: 20px;
  	subcontrol-position: top;
  	subcontrol-origin: margin;
}
QScrollBar::handle:vertical {
	background: rgb(253,253,253);
	border: 1px solid rgb(207,207,207);
	border-radius: 7px;
	min-height: 25px;
}
QScrollBar::handle:vertical:hover {
	background: rgb(253,253,253);
	border: 1px solid rgb(255,150,60);
	border-radius: 7px;
	min-height: 25px;
}
QScrollBar::up-arrow:vertical {
	border: 1px transparent grey;
  	border-top-left-radius: 3px;
	border-top-right-radius: 3px;
  	width: 6px;
  	height: 6px;
  	background: rgb(230,230,230);
}
QScrollBar::down-arrow:vertical {
  	border: 1px transparent grey;
  	border-bottom-left-radius: 3px;
  	border-bottom-right-radius: 3px;
  	width: 6px;
  	height: 6px;
  	background: rgb(230,230,230);
}
QScrollBar::add-page:vertical, QScrollBar::sub-page:vertical {
  	background: none;
}
QTabWidget {
	color:rgb(0,0,0);
	background-color:rgb(247,246,246);
}
QTabWidget::pane {
	border-color: rgb(180,180,180);
	background-color:rgb(247,246,246);
	border-style: solid;
	border-width: 1px;
  	border-radius: 6px;
}
QTabBar::tab {
	padding-left:4px;
	padding-right:4px;
	padding-bottom:2px;
	padding-top:2px;
	color:rgb(81,72,65);
  	background-color: qlineargradient(spread:pad, x1:0.5, y1:1, x2:0.5, y2:0, stop:0 rgba(221,218,217,255), stop:1 rgba(240,239,238,255));
	border-style: solid;
	border-width: 1px;
  	border-top-right-radius:4px;
	border-top-left-radius:4px;
	border-top-color: rgb(180,180,180);
	border-left-color: rgb(180,180,180);
	border-right-color: rgb(180,180,180);
	border-bottom-color: transparent;
}
QTabBar::tab:selected, QTabBar::tab:last:selected, QTabBar::tab:hover {
  	background-color:rgb(247,246,246);
  	margin-left: 0px;
  	margin-right: 1px;
}
QTabBar::tab:!selected {
	margin-top: 1px;
	margin-right: 1px;
}
QTextEdit {
	border-width: 1px;
	border-style: solid;
	border-color:transparent;
	color:rgb(17,17,17);
	selection-background-color:rgb(236,116,64);
}
QTimeEdit, QToolBox, QToolBox::tab, QToolBox::tab:selected {
	color:rgb(81,72,65);
	background-color: #ffffff;
}
</string>
    </property>
    <property name="text">
     <string>Confirm</string>
    </property>
    <property name="icon">
     <iconset>
      <normaloff>../../../Documents/Icone/Gpritiranjan-Simple-Christmas-Star.ico</normaloff>../../../Documents/Icone/Gpritiranjan-Simple-Christmas-Star.ico</iconset>
    </property>
    <property name="iconSize">
     <size>
      <width>60</width>
      <height>60</height>
     </size>
    </property>
   </widget>
  </widget>
  <widget class="QMenuBar" name="menubar">
   <property name="geometry">
    <rect>
     <x>0</x>
     <y>0</y>
     <width>551</width>
     <height>20</height>
    </rect>
   </property>
  </widget>
  <widget class="QStatusBar" name="statusbar"/>
 </widget>
 <resources/>
 <connections/>
</ui>
